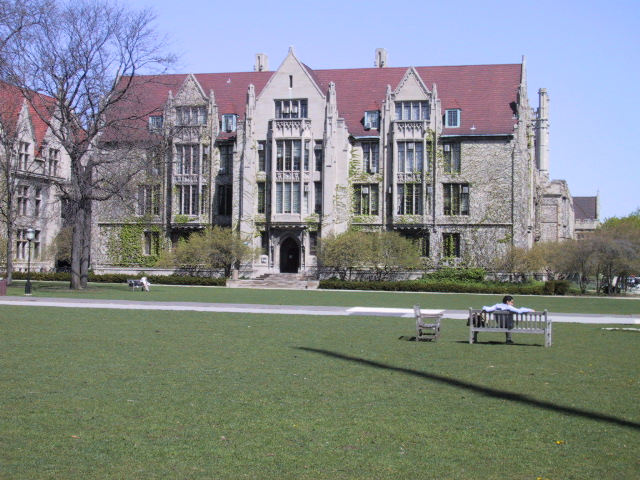
%> input picture MATLAB/wavelet_eckhart/eckhart.jpg, 640 x 480 px
$ octave wavelet_eckhart_d.m   (GNU Octave 9; MATLAB toolbox functions it lacks are replaced by stand-ins)
%> lines starting %> are read from the running program, lines starting %| are printed output that depends on the picture
% wavelet_gbb2b.m
%%%%%%%%%%%%%%%%%%%%
% load image file
RGB=imread('eckhart.jpg');
%> RGB is the input picture: size 480x640x3 uint8; mean R, G, B 130.1, 135.5, 135.6
A=im2gray(RGB);
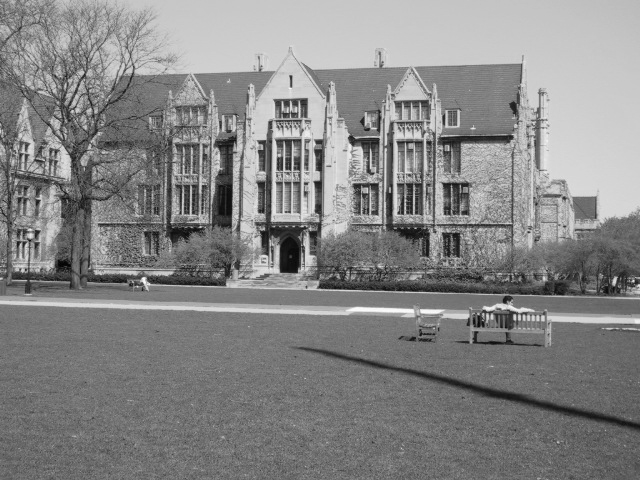
%> A: size 480x640 uint8; min 1, max 252, mean 133.9
% multiresolution decomposition
[C,S]=wavedec2(A,3,'coif1');
%> S = [64 84; 64 84; 123 163; 242 322; 480 640]
A3=appcoef2(C,S,'coif1',3);
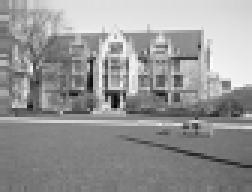
%> A3: size 64x84 double (shown 3 times larger); min 34.89, max 1803.7, mean 1079.4; drawn with min black and max white
[H3,V3,D3] = detcoef2('all',C,S,3);
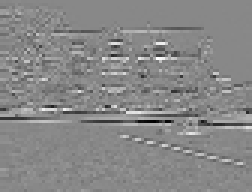
%> H3: size 64x84 double (shown 3 times larger); min -478.1, max 416.1, mean -1.8; drawn with min black and max white
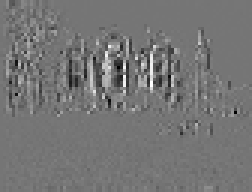
%> V3: size 64x84 double (shown 3 times larger); min -463.5, max 539.5, mean -1.2; drawn with min black and max white
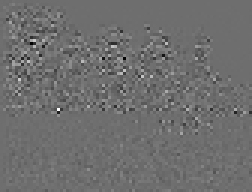
%> D3: size 64x84 double (shown 3 times larger); min -240.9, max 314.8, mean 0.4; drawn with min black and max white
% plot A(n)
subplot(2,2,1);
imagesc(A3);
colormap('gray');
title('Approximation of Level 3');
subplot(2,2,2);
imagesc(H3);
title('Horizontal Detail of Level 3');
subplot(2,2,3);
imagesc(V3);
title('Vertical Detail of Level 3');
subplot(2,2,4);
imagesc(D3);
title('Diagonal Detail of Level 3');
